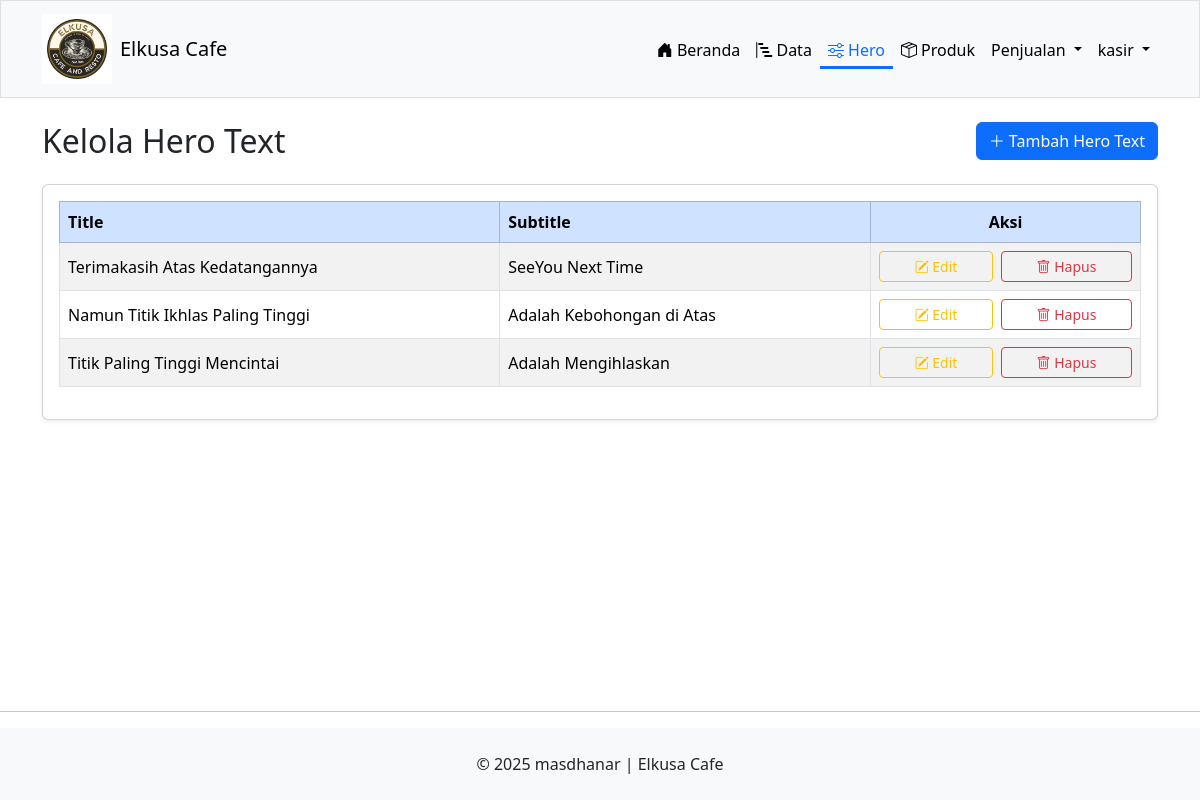
Screenshot of /hero.php (signed in) with the database file from the repository.
### tables this page shows
CREATE TABLE IF NOT EXISTS `hero_text` (
  `id` int(11) NOT NULL AUTO_INCREMENT,
  `title` varchar(500) NOT NULL,
  `subtitle` varchar(500) NOT NULL,
  PRIMARY KEY (`id`)
);

### koneksi/connect_hero.php (called while the page is built, shortened)
<?php
function getHeroTexts($db) {
    $query = "SELECT * FROM hero_text ORDER BY id DESC";
    return mysqli_query($db, $query);
}
?>

### hero.php (the view, shortened to what this page needs)
<?php
include "koneksi/connect_hero.php";
$result = getHeroTexts($db);
?>
<!DOCTYPE html>
<html lang="id">
<head>
    <link href="https://cdn.jsdelivr.net/npm/bootstrap@5.3.7/dist/css/bootstrap.min.css" rel="stylesheet">
    <link rel="stylesheet" href="https://cdn.jsdelivr.net/npm/bootstrap-icons@1.13.1/font/bootstrap-icons.min.css">
</head>
<body>
    <?php include "header.php"; ?>
<main>
    <div class="container-lg">
        <div class="row">
            <div class="mt-4">
                <div class="d-flex justify-content-between align-items-center mb-4">
                    <h2 class="mb-0">Kelola Hero Text</h2>
                    <a href="form_hero.php" class="btn btn-primary">
                        <i class="bi bi-plus-lg"></i> Tambah Hero Text
                    </a>
                </div>
                <div class="card shadow-sm">
                    <div class="card-body">
                        <div class="table-responsive">
                            <table class="table table-hover table-bordered table-striped align-middle">
                                <thead class="table-primary">
                                    <tr>
                                        <th>Title</th>
                                        <th>Subtitle</th>
                                        <th class="text-center">Aksi</th>
                                    </tr>
                                </thead>
                                <tbody>
                                    <?php while ($row = mysqli_fetch_assoc($result)) { ?>
                                        <tr>
                                            <td><?= $row['title'] ?></td>
                                            <td><?= $row['subtitle'] ?></td>
                                            <td class="text-center">
                                                <div class="d-flex justify-content-center gap-2">
                                                    <button class="btn btn-outline-warning btn-sm flex-fill"
                                                        data-bs-toggle="modal"
                                                        data-bs-target="#edit<?= $row['id'] ?>">
                                                        <i class="bi bi-pencil-square"></i> Edit
                                                    </button>
                                                    <a href="hero.php?delete=<?= $row['id'] ?>"
                                                        onclick="return confirm('Yakin hapus data ini?')"
                                                        class="btn btn-outline-danger btn-sm flex-fill">
                                                        <i class="bi bi-trash"></i> Hapus
                                                    </a>
                                                </div>
                                            </td>
                                        </tr>
                                    <?php } ?>
                                </tbody>
                            </table>
                        </div>
                    </div>
                </div>
            </div>
        </div>
    </div>
</main>
    <hr class="mt-5">
    <footer class="bg-light text-center py-4">
        <p class="mb-0">© 2025 masdhanar | Elkusa Cafe </p>
    </footer>
</body>
</html>

### hero.php (style rules this page uses)
body { min-height: 100vh; display: flex; flex-direction: column; }
main { flex: 1; }

### rows the page displays
hero_text: title "Terimakasih Atas Kedatangannya", subtitle "SeeYou Next Time"
hero_text: title "Namun Titik Ikhlas Paling Tinggi", subtitle "Adalah Kebohongan di Atas"
hero_text: title "Titik Paling Tinggi Mencintai", subtitle "Adalah Mengihlaskan"

### other values shown
$_SESSION['username'] "kasir"
